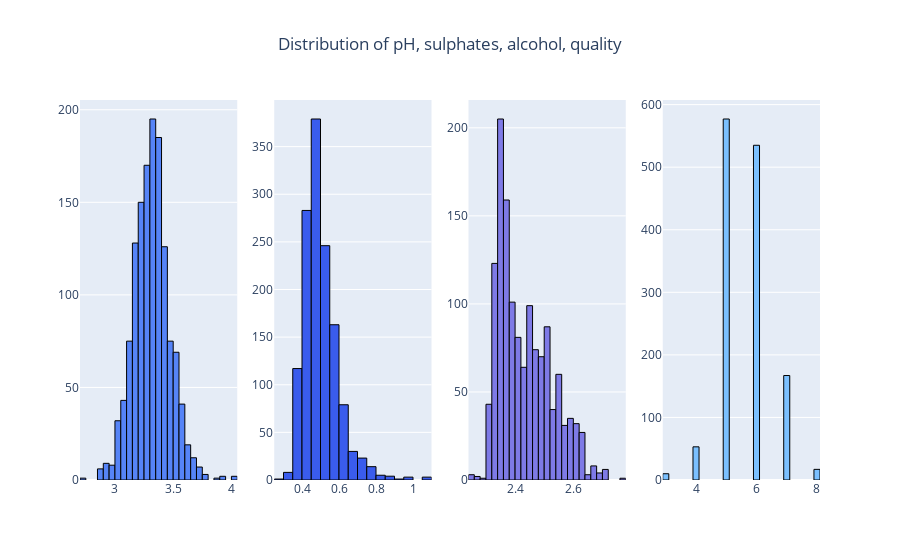

Source (notebook cell):
### Code cell
plot_histograms(transformed_wine_df, ["pH", "sulphates", "alcohol", "quality"])

### Figure 1 — Plotly figure (JSON) as saved in the notebook; plotly's stock layout.template omitted (floating-point values rounded to 4 significant figures; data arrays with more than 128 entries replaced by an {"elided": "..."} marker saying what was removed)
{"data": [{"marker": {"color": "#5684F7", "line": {"color": "#000000", "width": 1}}, "name": "pH", "nbinsx": 40, "type": "histogram", "x": {"elided": "1359 float values"}, "xaxis": "x", "yaxis": "y"}, {"marker": {"color": "#3A5CED", "line": {"color": "#000000", "width": 1}}, "name": "sulphates", "nbinsx": 40, "type": "histogram", "x": {"elided": "1359 float values"}, "xaxis": "x2", "yaxis": "y2"}, {"marker": {"color": "#7E7AE6", "line": {"color": "#000000", "width": 1}}, "name": "alcohol", "nbinsx": 40, "type": "histogram", "x": {"elided": "1359 float values"}, "xaxis": "x3", "yaxis": "y3"}, {"marker": {"color": "#7BC0FF", "line": {"color": "#000000", "width": 1}}, "name": "quality", "nbinsx": 40, "type": "histogram", "x": {"elided": "1359 int values"}, "xaxis": "x4", "yaxis": "y4"}], "layout": {"autosize": true, "showlegend": false, "title": {"text": "Distribution of pH, sulphates, alcohol, quality", "x": 0.5}, "xaxis": {"anchor": "y", "autorange": true, "domain": [0, 0.2125], "range": [2.7, 4.05], "type": "linear"}, "xaxis2": {"anchor": "y2", "autorange": true, "domain": [0.2625, 0.475], "range": [0.25, 1.1], "type": "linear"}, "xaxis3": {"anchor": "y3", "autorange": true, "domain": [0.525, 0.7375], "range": [2.24, 2.78], "type": "linear"}, "xaxis4": {"anchor": "y4", "autorange": true, "domain": [0.7875, 1], "range": [2.9, 8.1], "type": "linear"}, "yaxis": {"anchor": "x", "autorange": true, "domain": [0, 1], "range": [0, 205.3]}, "yaxis2": {"anchor": "x2", "autorange": true, "domain": [0, 1], "range": [0, 398.9]}, "yaxis3": {"anchor": "x3", "autorange": true, "domain": [0, 1], "range": [0, 215.8]}, "yaxis4": {"anchor": "x4", "autorange": true, "domain": [0, 1], "range": [0, 607.4]}}}
